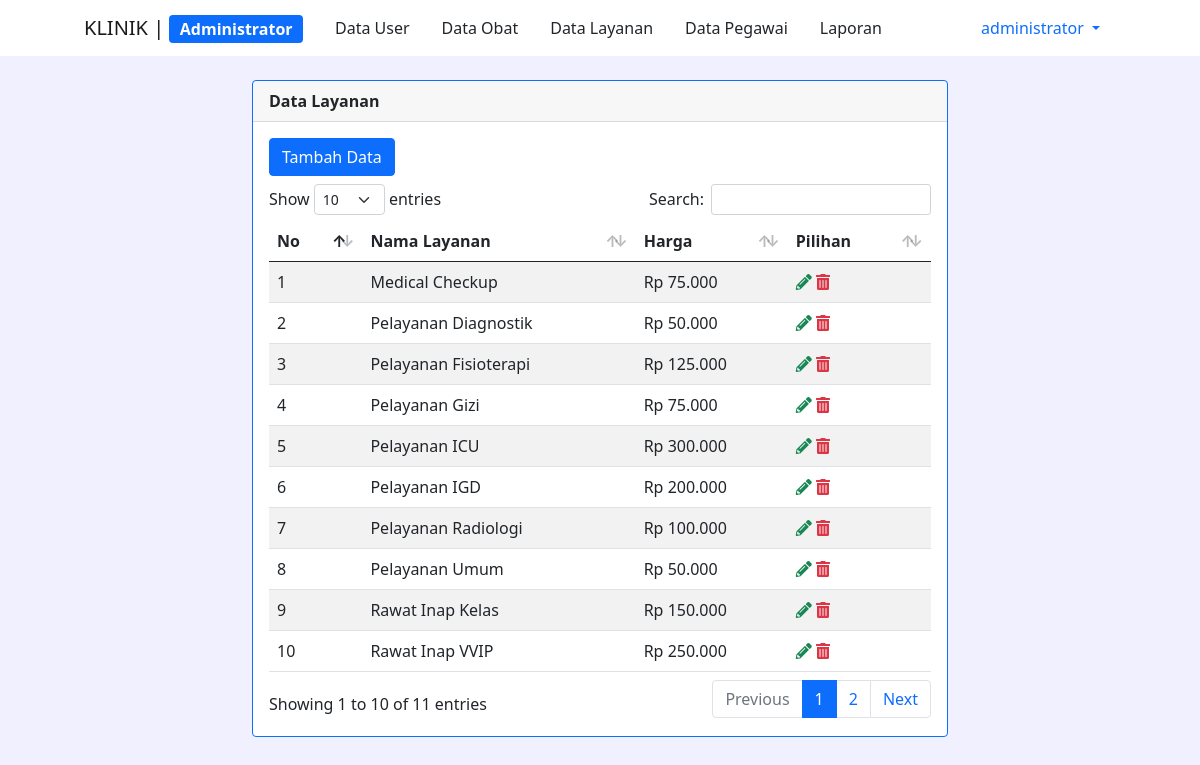
/pages/admin/data_layanan.php (signed in), run on the app's committed database.
### tables this page shows
CREATE TABLE `layanan` (
  `id` int(11) NOT NULL,
  `kode_layanan` varchar(8) NOT NULL,
  `nama_layanan` varchar(50) NOT NULL,
  `harga_layanan` varchar(15) NOT NULL
);

### pages/admin/data_layanan.php (the view, shortened to what this page needs)
<?php
include '../../layouts/backend/header.php';
?>
<div class="container-fluid">
  <div class="row col">
    <?php include_once('../../layouts/menu.php'); ?>
  </div>
  <div class="row d-flex justify-content-center mt-4 mx-5">
    <div class="col-8">
      <div class="card border-primary mb-3">
        <div class="card-header fw-bold">Data Layanan</div>
        <div class="card-body">
          <h5 class="card-title"><a href="../layanan_data/tambah.php" class="btn btn-primary">Tambah Data</a></h5>
          <table id="example" class="table table-striped" style="width:100%">
            <thead>
              <tr>
                <th>No</th>
                <th>Nama Layanan</th>
                <th>Harga</th>
                <th>Pilihan</th>
              </tr>
            </thead>
            <tbody>
              <?php
              $query = "SELECT * FROM layanan ORDER BY nama_layanan ASC";
              $result = mysqli_query($koneksi, $query);
              $no = 1;
              while ($row = mysqli_fetch_assoc($result)) {
              ?>
                <tr>
                  <td><?php echo $no; ?></td>
                  <td><?php echo $row['nama_layanan']; ?></td>
                  <td><?php echo "Rp " . number_format($row['harga_layanan'], 0, ",", "."); ?></td>
                  <td>
                    <a href="../layanan_data/edit.php?id=<?php echo $row['id']; ?>" class="text-success"><i class="fas fa-pencil-alt"></i></a>
                    <a href="../layanan_data/hapus.php?id=<?php echo $row['id']; ?>" class="text-danger"><i class="fas fa-trash-alt"></i></a>
                  </td>
                </tr>
              <?php
                $no++;
              }
              ?>
            </tbody>
          </table>
        </div>
      </div>
    </div>
  </div>
</div>
<?php include '../../layouts/backend/footer.php'; ?>

### data on the page
layanan: nama_layanan "Medical Checkup", harga_layanan "75.000"
layanan: nama_layanan "Pelayanan Diagnostik", harga_layanan "50.000"
layanan: nama_layanan "Pelayanan Fisioterapi", harga_layanan "125.000"
layanan: nama_layanan "Pelayanan Gizi", harga_layanan "75.000"
layanan: nama_layanan "Pelayanan ICU", harga_layanan "300.000"
layanan: nama_layanan "Pelayanan IGD", harga_layanan "200.000"
layanan: nama_layanan "Pelayanan Radiologi", harga_layanan "100.000"
layanan: nama_layanan "Pelayanan Umum", harga_layanan "50.000"
layanan: nama_layanan "Rawat Inap Kelas", harga_layanan "150.000"
layanan: nama_layanan "Rawat Inap VVIP", harga_layanan "250.000"

### other printed values
$_SESSION['username'] "administrator"
